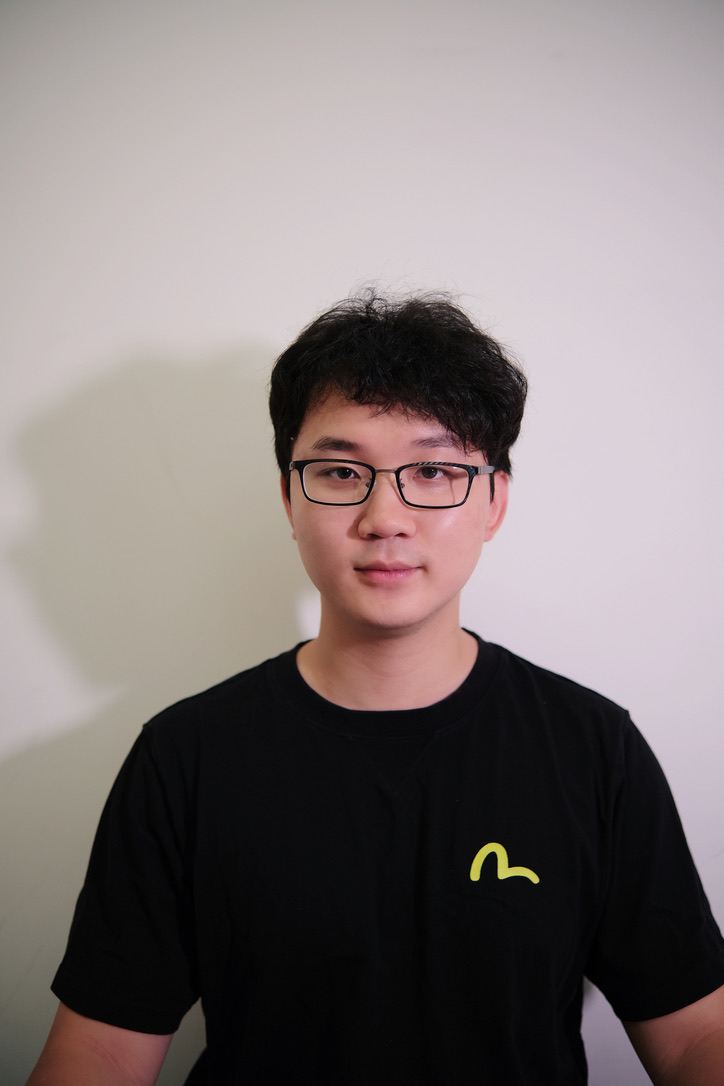
#> input picture images/head.jpeg, 724 x 1086 px
$ python -i probe_rendered_videos.py   (imports and definitions only)
#> lines starting #> are read from the running program, lines starting #| are printed output that depends on the picture
#!/usr/bin/env python3
"""Probe rendered Manim videos and build lightweight review artifacts."""

from __future__ import annotations

import argparse
import hashlib
import json
import math
import re
import shutil
import subprocess
from collections import Counter
from pathlib import Path

from PIL import Image, ImageChops, ImageStat


def _safe_component(value: str) -> str:
    component = re.sub(r"[^A-Za-z0-9._-]+", "_", value).strip("._")
    return component or "root"


# [31 lines left out: function output_keys, not called in this run]


def run(cmd: list[str]) -> str:
    proc = subprocess.run(cmd, check=True, text=True, stdout=subprocess.PIPE, stderr=subprocess.PIPE)
    return proc.stdout.strip()


# [46 lines left out: functions ffprobe, extract_frame, not called in this run]


def image_metrics(path: Path) -> dict:
#> called with path = '../images/head.jpeg'
    img = Image.open(path).convert("RGB")
#> img is the input picture: PIL image 724x1086 RGB; mean R, G, B 132.9, 123.2, 122.6
    stat = ImageStat.Stat(img)
    mean_rgb = stat.mean
#> mean_rgb = [132.9, 123.2, 122.6]
    brightness = sum(mean_rgb) / 3.0
#> brightness = 126.3
    bg = Image.new("RGB", img.size, img.getpixel((0, 0)))
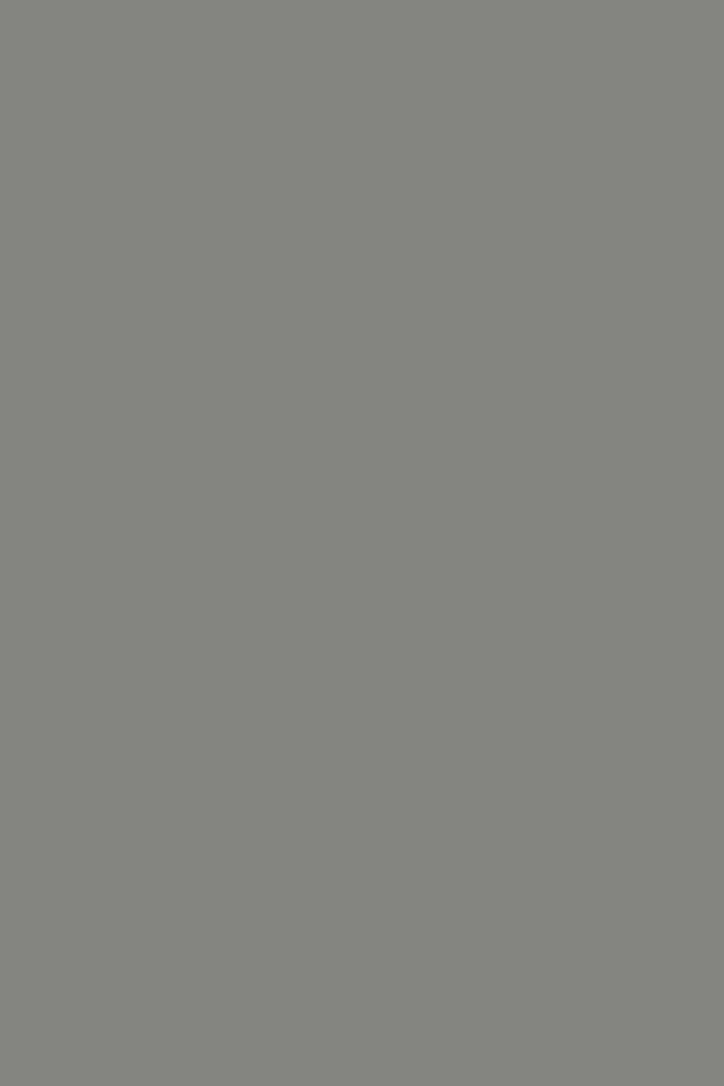
#> bg: PIL image 724x1086 RGB; mean R, G, B 133, 134, 129
    diff = ImageChops.difference(img, bg).convert("L")
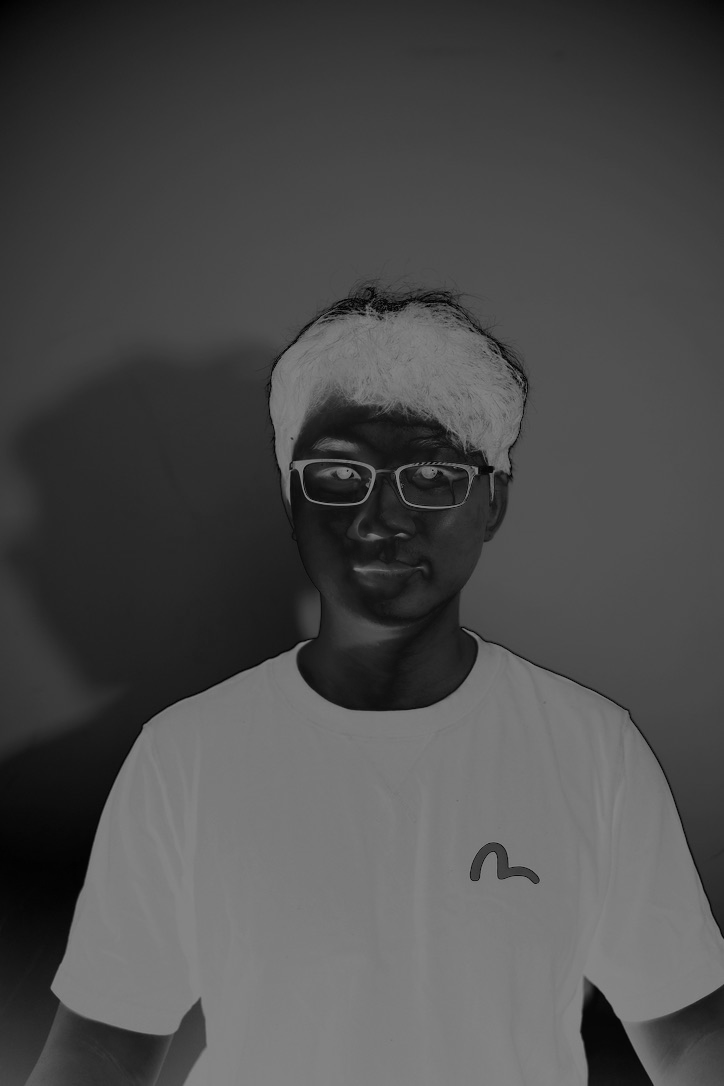
#> diff: PIL image 724x1086 L; min 0, max 133, mean 75.9
    non_bg = sum(1 for value in diff.getdata() if value > 12) / (img.size[0] * img.size[1])
#> non_bg = 0.981
    hist = img.convert("L").histogram()
#> hist = 256 values, max 31920 at index 11, min 0 at index 221, mean 3071.3
    total = sum(hist)
#> total = 786264
    entropy = 0.0
    for count in hist:
        if count:
            p = count / total
            entropy -= p * math.log2(p)
#> this loop made 256 passes
#> (count, p, entropy) on passes 1 to 12: (138, 0.000176, 0.00219), (983, 0.00125, 0.0142), (4436, 0.00564, 0.0564), (7772, 0.00988, 0.122), (10046, 0.0128, 0.203), (14202, 0.0181, 0.307), (18989, 0.0242, 0.437), (25114, 0.0319, 0.596), (23343, 0.0297, 0.746), (13871, 0.0176, 0.849), (15934, 0.0203, 0.963), (31920, 0.0406, 1.15)
#> (p, entropy) on passes 61 to 66: (0.000566, 1.91), (0.000622, 1.92), (0.000672, 1.92), (0.000668, 1.93), (0.000697, 1.94), (0.000708, 1.95)
#> after the loop, entropy = 6.68
    return {
        "brightness": round(brightness, 2),
        "non_background_fraction": round(non_bg, 4),
        "entropy": round(entropy, 3),
    }


# [73 lines left out: functions make_contact_sheet, main, not called in this run]


# [2 lines not run here, left out]

>>> result = image_metrics('../images/head.jpeg')
#> result = {'brightness': 126.3, 'non_background_fraction': 0.981, 'entropy': 6.68}
